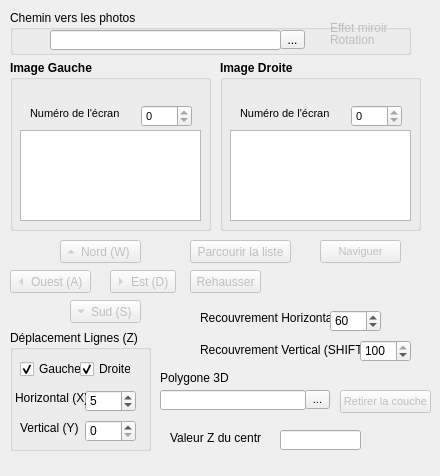
<?xml version="1.0" encoding="UTF-8"?>
<ui version="4.0">
 <class>optionWindow</class>
 <widget class="QWidget" name="optionWindow">
  <property name="geometry">
   <rect>
    <x>0</x>
    <y>0</y>
    <width>440</width>
    <height>476</height>
   </rect>
  </property>
  <property name="windowTitle">
   <string>Menu des options</string>
  </property>
  <widget class="QGroupBox" name="groupBoxLeft">
   <property name="geometry">
    <rect>
     <x>10</x>
     <y>60</y>
     <width>201</width>
     <height>171</height>
    </rect>
   </property>
   <property name="font">
    <font>
     <pointsize>9</pointsize>
     <weight>75</weight>
     <bold>true</bold>
    </font>
   </property>
   <property name="title">
    <string>Image Gauche</string>
   </property>
   <widget class="QGraphicsView" name="graphicsViewLeft">
    <property name="geometry">
     <rect>
      <x>10</x>
      <y>70</y>
      <width>181</width>
      <height>91</height>
     </rect>
    </property>
    <property name="verticalScrollBarPolicy">
     <enum>Qt::ScrollBarAlwaysOff</enum>
    </property>
    <property name="horizontalScrollBarPolicy">
     <enum>Qt::ScrollBarAlwaysOff</enum>
    </property>
   </widget>
   <widget class="QLabel" name="label_8">
    <property name="geometry">
     <rect>
      <x>20</x>
      <y>45</y>
      <width>91</width>
      <height>16</height>
     </rect>
    </property>
    <property name="font">
     <font>
      <pointsize>8</pointsize>
      <weight>50</weight>
      <bold>false</bold>
     </font>
    </property>
    <property name="text">
     <string>Numéro de l'écran :</string>
    </property>
   </widget>
   <widget class="QSpinBox" name="spinBoxLeftScreen">
    <property name="geometry">
     <rect>
      <x>131</x>
      <y>45</y>
      <width>51</width>
      <height>22</height>
     </rect>
    </property>
    <property name="font">
     <font>
      <pointsize>8</pointsize>
      <weight>50</weight>
      <bold>false</bold>
     </font>
    </property>
    <property name="maximum">
     <number>0</number>
    </property>
   </widget>
   <widget class="QLabel" name="labelLeftName">
    <property name="geometry">
     <rect>
      <x>20</x>
      <y>20</y>
      <width>171</width>
      <height>20</height>
     </rect>
    </property>
    <property name="font">
     <font>
      <pointsize>9</pointsize>
      <weight>75</weight>
      <bold>true</bold>
     </font>
    </property>
    <property name="text">
     <string/>
    </property>
   </widget>
  </widget>
  <widget class="QGroupBox" name="groupBoxRight">
   <property name="geometry">
    <rect>
     <x>220</x>
     <y>60</y>
     <width>201</width>
     <height>171</height>
    </rect>
   </property>
   <property name="font">
    <font>
     <pointsize>9</pointsize>
     <weight>75</weight>
     <bold>true</bold>
    </font>
   </property>
   <property name="title">
    <string>Image Droite</string>
   </property>
   <widget class="QGraphicsView" name="graphicsViewRight">
    <property name="geometry">
     <rect>
      <x>10</x>
      <y>70</y>
      <width>181</width>
      <height>91</height>
     </rect>
    </property>
    <property name="verticalScrollBarPolicy">
     <enum>Qt::ScrollBarAlwaysOff</enum>
    </property>
    <property name="horizontalScrollBarPolicy">
     <enum>Qt::ScrollBarAlwaysOff</enum>
    </property>
   </widget>
   <widget class="QLabel" name="label_9">
    <property name="geometry">
     <rect>
      <x>20</x>
      <y>45</y>
      <width>91</width>
      <height>16</height>
     </rect>
    </property>
    <property name="font">
     <font>
      <pointsize>8</pointsize>
      <weight>50</weight>
      <bold>false</bold>
     </font>
    </property>
    <property name="text">
     <string>Numéro de l'écran :</string>
    </property>
   </widget>
   <widget class="QSpinBox" name="spinBoxRightScreen">
    <property name="geometry">
     <rect>
      <x>131</x>
      <y>45</y>
      <width>51</width>
      <height>22</height>
     </rect>
    </property>
    <property name="font">
     <font>
      <pointsize>8</pointsize>
      <weight>50</weight>
      <bold>false</bold>
     </font>
    </property>
    <property name="maximum">
     <number>0</number>
    </property>
   </widget>
   <widget class="QLabel" name="labelRightName">
    <property name="geometry">
     <rect>
      <x>20</x>
      <y>20</y>
      <width>161</width>
      <height>16</height>
     </rect>
    </property>
    <property name="font">
     <font>
      <pointsize>9</pointsize>
      <weight>75</weight>
      <bold>true</bold>
     </font>
    </property>
    <property name="text">
     <string/>
    </property>
   </widget>
  </widget>
  <widget class="QPushButton" name="enhanceButton">
   <property name="enabled">
    <bool>false</bool>
   </property>
   <property name="geometry">
    <rect>
     <x>190</x>
     <y>270</y>
     <width>71</width>
     <height>23</height>
    </rect>
   </property>
   <property name="text">
    <string>Rehausser</string>
   </property>
   <property name="checkable">
    <bool>false</bool>
   </property>
  </widget>
  <widget class="QPushButton" name="pushButtonShowPicture">
   <property name="enabled">
    <bool>false</bool>
   </property>
   <property name="geometry">
    <rect>
     <x>320</x>
     <y>240</y>
     <width>81</width>
     <height>23</height>
    </rect>
   </property>
   <property name="font">
    <font>
     <pointsize>8</pointsize>
     <weight>50</weight>
     <bold>false</bold>
    </font>
   </property>
   <property name="text">
    <string>Naviguer</string>
   </property>
   <property name="checkable">
    <bool>true</bool>
   </property>
  </widget>
  <widget class="QLabel" name="label_7">
   <property name="geometry">
    <rect>
     <x>170</x>
     <y>430</y>
     <width>91</width>
     <height>16</height>
    </rect>
   </property>
   <property name="text">
    <string>Valeur Z du centre: </string>
   </property>
  </widget>
  <widget class="QLineEdit" name="lineEditCurrentZ">
   <property name="geometry">
    <rect>
     <x>280</x>
     <y>430</y>
     <width>81</width>
     <height>20</height>
    </rect>
   </property>
   <property name="readOnly">
    <bool>true</bool>
   </property>
  </widget>
  <widget class="QLabel" name="label_10">
   <property name="geometry">
    <rect>
     <x>200</x>
     <y>310</y>
     <width>141</width>
     <height>16</height>
    </rect>
   </property>
   <property name="text">
    <string>Recouvrement Horizontal :</string>
   </property>
  </widget>
  <widget class="QSpinBox" name="spinBoxRecouvrementH">
   <property name="geometry">
    <rect>
     <x>330</x>
     <y>310</y>
     <width>51</width>
     <height>22</height>
    </rect>
   </property>
   <property name="maximum">
    <number>100</number>
   </property>
   <property name="value">
    <number>60</number>
   </property>
  </widget>
  <widget class="QLabel" name="label_14">
   <property name="geometry">
    <rect>
     <x>200</x>
     <y>340</y>
     <width>171</width>
     <height>20</height>
    </rect>
   </property>
   <property name="text">
    <string>Recouvrement Vertical (SHIFT) :</string>
   </property>
  </widget>
  <widget class="QSpinBox" name="spinBoxRecouvrementV">
   <property name="geometry">
    <rect>
     <x>360</x>
     <y>340</y>
     <width>51</width>
     <height>22</height>
    </rect>
   </property>
   <property name="maximum">
    <number>100</number>
   </property>
   <property name="value">
    <number>100</number>
   </property>
  </widget>
  <widget class="QGroupBox" name="groupBoxMoveLine">
   <property name="geometry">
    <rect>
     <x>10</x>
     <y>330</y>
     <width>141</width>
     <height>121</height>
    </rect>
   </property>
   <property name="title">
    <string>Déplacement Lignes (Z)</string>
   </property>
   <widget class="QSpinBox" name="spinBoxMoveInY">
    <property name="geometry">
     <rect>
      <x>75</x>
      <y>90</y>
      <width>51</width>
      <height>22</height>
     </rect>
    </property>
   </widget>
   <widget class="QSpinBox" name="spinBoxMoveInX">
    <property name="geometry">
     <rect>
      <x>75</x>
      <y>60</y>
      <width>51</width>
      <height>22</height>
     </rect>
    </property>
    <property name="value">
     <number>5</number>
    </property>
   </widget>
   <widget class="QCheckBox" name="checkBoxMoveLeft">
    <property name="geometry">
     <rect>
      <x>10</x>
      <y>30</y>
      <width>61</width>
      <height>18</height>
     </rect>
    </property>
    <property name="text">
     <string>Gauche</string>
    </property>
    <property name="checked">
     <bool>true</bool>
    </property>
   </widget>
   <widget class="QCheckBox" name="checkBoxMoveRight">
    <property name="geometry">
     <rect>
      <x>70</x>
      <y>30</y>
      <width>51</width>
      <height>18</height>
     </rect>
    </property>
    <property name="text">
     <string>Droite</string>
    </property>
    <property name="checked">
     <bool>true</bool>
    </property>
   </widget>
   <widget class="QLabel" name="label_16">
    <property name="geometry">
     <rect>
      <x>5</x>
      <y>60</y>
      <width>71</width>
      <height>16</height>
     </rect>
    </property>
    <property name="text">
     <string>Horizontal (X)</string>
    </property>
   </widget>
   <widget class="QLabel" name="label_17">
    <property name="geometry">
     <rect>
      <x>10</x>
      <y>90</y>
      <width>61</width>
      <height>16</height>
     </rect>
    </property>
    <property name="text">
     <string>Vertical (Y)</string>
    </property>
   </widget>
  </widget>
  <widget class="QPushButton" name="pushButtonShowIDList">
   <property name="enabled">
    <bool>false</bool>
   </property>
   <property name="geometry">
    <rect>
     <x>190</x>
     <y>240</y>
     <width>101</width>
     <height>23</height>
    </rect>
   </property>
   <property name="text">
    <string>Parcourir la liste</string>
   </property>
  </widget>
  <widget class="QToolButton" name="toolButtonOuest">
   <property name="enabled">
    <bool>false</bool>
   </property>
   <property name="geometry">
    <rect>
     <x>10</x>
     <y>270</y>
     <width>81</width>
     <height>23</height>
    </rect>
   </property>
   <property name="text">
    <string>Ouest (A)</string>
   </property>
   <property name="toolButtonStyle">
    <enum>Qt::ToolButtonTextBesideIcon</enum>
   </property>
   <property name="autoRaise">
    <bool>false</bool>
   </property>
   <property name="arrowType">
    <enum>Qt::LeftArrow</enum>
   </property>
  </widget>
  <widget class="QToolButton" name="toolButtonEst">
   <property name="enabled">
    <bool>false</bool>
   </property>
   <property name="geometry">
    <rect>
     <x>110</x>
     <y>270</y>
     <width>66</width>
     <height>23</height>
    </rect>
   </property>
   <property name="text">
    <string>Est (D)</string>
   </property>
   <property name="toolButtonStyle">
    <enum>Qt::ToolButtonTextBesideIcon</enum>
   </property>
   <property name="autoRaise">
    <bool>false</bool>
   </property>
   <property name="arrowType">
    <enum>Qt::RightArrow</enum>
   </property>
  </widget>
  <widget class="QToolButton" name="toolButtonNord">
   <property name="enabled">
    <bool>false</bool>
   </property>
   <property name="geometry">
    <rect>
     <x>60</x>
     <y>240</y>
     <width>81</width>
     <height>23</height>
    </rect>
   </property>
   <property name="text">
    <string>Nord (W)</string>
   </property>
   <property name="toolButtonStyle">
    <enum>Qt::ToolButtonTextBesideIcon</enum>
   </property>
   <property name="autoRaise">
    <bool>false</bool>
   </property>
   <property name="arrowType">
    <enum>Qt::UpArrow</enum>
   </property>
  </widget>
  <widget class="QToolButton" name="toolButtonSud">
   <property name="enabled">
    <bool>false</bool>
   </property>
   <property name="geometry">
    <rect>
     <x>70</x>
     <y>300</y>
     <width>71</width>
     <height>23</height>
    </rect>
   </property>
   <property name="text">
    <string>Sud (S)</string>
   </property>
   <property name="toolButtonStyle">
    <enum>Qt::ToolButtonTextBesideIcon</enum>
   </property>
   <property name="autoRaise">
    <bool>false</bool>
   </property>
   <property name="arrowType">
    <enum>Qt::DownArrow</enum>
   </property>
  </widget>
  <widget class="QLineEdit" name="importLineVectorLayer">
   <property name="enabled">
    <bool>true</bool>
   </property>
   <property name="geometry">
    <rect>
     <x>160</x>
     <y>390</y>
     <width>146</width>
     <height>20</height>
    </rect>
   </property>
   <property name="font">
    <font>
     <pointsize>8</pointsize>
     <weight>50</weight>
     <bold>false</bold>
    </font>
   </property>
   <property name="text">
    <string/>
   </property>
   <property name="readOnly">
    <bool>true</bool>
   </property>
  </widget>
  <widget class="QToolButton" name="importToolVectorLayer">
   <property name="geometry">
    <rect>
     <x>305</x>
     <y>390</y>
     <width>25</width>
     <height>19</height>
    </rect>
   </property>
   <property name="font">
    <font>
     <pointsize>8</pointsize>
     <weight>50</weight>
     <bold>false</bold>
    </font>
   </property>
   <property name="text">
    <string>...</string>
   </property>
  </widget>
  <widget class="QPushButton" name="pushButtonRemoveShape">
   <property name="enabled">
    <bool>false</bool>
   </property>
   <property name="geometry">
    <rect>
     <x>340</x>
     <y>390</y>
     <width>91</width>
     <height>23</height>
    </rect>
   </property>
   <property name="font">
    <font>
     <pointsize>8</pointsize>
     <weight>50</weight>
     <bold>false</bold>
    </font>
   </property>
   <property name="text">
    <string>Retirer la couche</string>
   </property>
  </widget>
  <widget class="QGroupBox" name="groupBoxMainPath">
   <property name="geometry">
    <rect>
     <x>10</x>
     <y>10</y>
     <width>401</width>
     <height>45</height>
    </rect>
   </property>
   <property name="title">
    <string>Chemin vers les photos</string>
   </property>
   <widget class="QLineEdit" name="importLineProject">
    <property name="geometry">
     <rect>
      <x>40</x>
      <y>20</y>
      <width>231</width>
      <height>20</height>
     </rect>
    </property>
    <property name="text">
     <string/>
    </property>
    <property name="readOnly">
     <bool>true</bool>
    </property>
   </widget>
   <widget class="QToolButton" name="importToolProject">
    <property name="geometry">
     <rect>
      <x>270</x>
      <y>20</y>
      <width>25</width>
      <height>19</height>
     </rect>
    </property>
    <property name="text">
     <string>...</string>
    </property>
   </widget>
   <widget class="QLabel" name="label_3">
    <property name="enabled">
     <bool>false</bool>
    </property>
    <property name="geometry">
     <rect>
      <x>320</x>
      <y>20</y>
      <width>61</width>
      <height>20</height>
     </rect>
    </property>
    <property name="text">
     <string>Rotation</string>
    </property>
   </widget>
   <widget class="QLabel" name="label_4">
    <property name="enabled">
     <bool>false</bool>
    </property>
    <property name="geometry">
     <rect>
      <x>320</x>
      <y>10</y>
      <width>61</width>
      <height>16</height>
     </rect>
    </property>
    <property name="text">
     <string>Effet miroir</string>
    </property>
   </widget>
  </widget>
  <widget class="QLabel" name="label_11">
   <property name="geometry">
    <rect>
     <x>160</x>
     <y>370</y>
     <width>91</width>
     <height>16</height>
    </rect>
   </property>
   <property name="text">
    <string>Polygone 3D</string>
   </property>
  </widget>
  <zorder>groupBoxRight</zorder>
  <zorder>groupBoxLeft</zorder>
  <zorder>enhanceButton</zorder>
  <zorder>pushButtonShowPicture</zorder>
  <zorder>label_7</zorder>
  <zorder>lineEditCurrentZ</zorder>
  <zorder>label_10</zorder>
  <zorder>spinBoxRecouvrementH</zorder>
  <zorder>label_14</zorder>
  <zorder>spinBoxRecouvrementV</zorder>
  <zorder>groupBoxMoveLine</zorder>
  <zorder>pushButtonShowIDList</zorder>
  <zorder>toolButtonOuest</zorder>
  <zorder>toolButtonEst</zorder>
  <zorder>toolButtonNord</zorder>
  <zorder>toolButtonSud</zorder>
  <zorder>importLineVectorLayer</zorder>
  <zorder>importToolVectorLayer</zorder>
  <zorder>pushButtonRemoveShape</zorder>
  <zorder>groupBoxMainPath</zorder>
  <zorder>label_11</zorder>
 </widget>
 <resources>
  <include location="resources.qrc"/>
 </resources>
 <connections/>
</ui>
